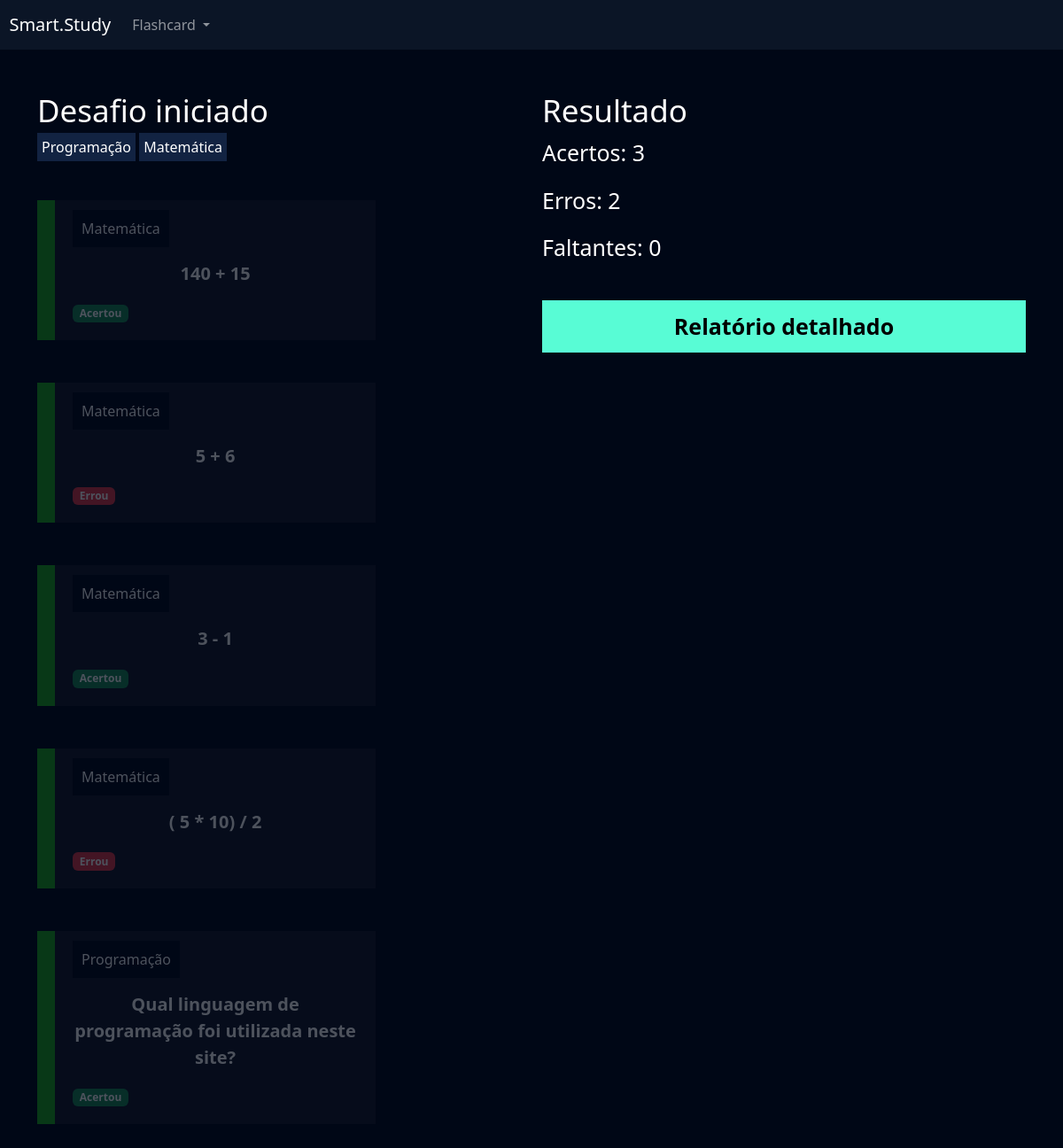
The page /flashcard/desafio/8/ (signed in) on the database its author committed.
### flashcard/models.py (models this page shows, shortened)
class FlashcardDesafio(models.Model):
    flashcard = models.ForeignKey(Flashcard, on_delete=models.DO_NOTHING)
    respondido = models.BooleanField(default=False)
    acertou = models.BooleanField(default=False)

class Flashcard(models.Model):
    DIFICULDADE_CHOICES = (('F', 'Fácil'), ('M', 'Médio'), ('D', 'Difícil'))
    user = models.ForeignKey(User, on_delete=models.DO_NOTHING)
    pergunta = models.CharField(max_length=100)
    resposta = models.TextField()
    categoria = models.ForeignKey(Categoria, on_delete=models.DO_NOTHING)
    dificuldade = models.CharField(max_length=1, choices=DIFICULDADE_CHOICES)
    @property
    def css_dificuldade(self):
        if self.dificuldade == 'F':
            return 'flashcard-facil'
        elif self.dificuldade == 'M':
            return 'flashcard-medio'
        elif self.dificuldade == 'D':
            return 'flashcard-dificil'

class Categoria(models.Model):
    nome = models.CharField(max_length=20)
    def __str__(self):
        return self.nome

### flashcard/views.py (the view)
# urls.py: path('desafio/<int:id>/', views.desafio, name='desafio'),
def desafio(request, id):
    desafio = Desafio.objects.get(id=id)
    if desafio.user != request.user:
        raise Http404()
    if request.method == 'GET':
        acertos = desafio.flashcards.filter(respondido=True).filter(acertou=True).count()
        erros = desafio.flashcards.filter(respondido=True).filter(acertou=False).count()
        faltantes = desafio.flashcards.filter(respondido=False).count()
        return render(request, 'desafio.html', { 'desafio': desafio, 'acertos': acertos, 'erros': erros, 'faltantes': faltantes},)

### flashcard/templates/desafio.html (shortened to what this page needs)
{% extends "base.html" %}
{% load static %}
{% block 'cabecalho' %}
    <link href="{% static 'usuarios/css/cadastro.css' %}" rel="stylesheet">
    <link href="{% static 'flashcard/css/novo_flashcard.css' %}" rel="stylesheet">
    <link href="{% static 'flashcard/css/iniciar_desafio.css' %}" rel="stylesheet">
    <link href="{% static 'flashcard/css/desafio.css' %}" rel="stylesheet">
    <link href='https://unpkg.com/boxicons@2.1.4/css/boxicons.min.css' rel='stylesheet'>
{% endblock 'cabecalho' %}
{% block 'conteudo' %}
    {% include "partials/header.html" %}
    <div class="container">
        <br><br>
        <div class="row">
            <div class="col-md">
                <h3 class="fonte-secundaria" >Desafio iniciado</h3>
                <span class="badge-categoria">Programação</span>
                <span class="badge-categoria" >Matemática</span>
                <br><br><br>
                {% for flash in desafio.flashcards.all %}
                    <div class="box-new-flashcard {% if flash.respondido %}op2{% endif %}">
                        <div class="flashcard {{flash.flashcard.css_dificuldade}}">
                            <div class="flashcard-categoria">
                                {{flash.flashcard.categoria}}
                            </div>
                            <br><br>
                            <div class="flashcard-box-item" onclick="flip_card({{flash.id}})">
                                <p class="flashcard-item">{{flash.flashcard.pergunta}}</p>
                            </div>
                            {% if flash.respondido != True %}
                                <div class="responder">
                                    <a href="{% url 'responder_flashcard' flash.id %}?acertou=0&desafio_id={{desafio.id}}"><i class='bx bxs-x-square icone-vermelho'></i></a>
                                    <a href="{% url 'responder_flashcard' flash.id %}?acertou=1&desafio_id={{desafio.id}}"><i class='bx bxs-check-square icone-verde' ></i></a>
                                </div>
                            {% else %}
                                {% if flash.acertou %}
                                    <span class="badge bg-success">Acertou</span>
                                {% else %}
                                    <span class="badge bg-danger">Errou</span>
                                {% endif %}
                            {% endif %}
                        </div>
                    </div>
                    <br><br>
                {% endfor %}
            </div>
            <div class="col-md">
                <h3 class="fonte-secundaria">Resultado</h3>
                <p class="fonte-p">Acertos: {{acertos}}</p>
                <p class="fonte-p">Erros: {{erros}}</p>
                <p class="fonte-p">Faltantes: {{faltantes}}</p>
                <br>
                <a class="btn-cadastro btn-desafio" href="{% url 'relatorio' desafio.id %}">Relatório detalhado</a>
            </div>
        </div>
    </div>
{% endblock 'conteudo' %}

### templates/static/geral/css/base.css (style rules this page uses)
:root { --main-color: #0b1526; --dark-color: #000716; --secondary-dark-color: rgb(15, 2, 26); --light-color: #00c1f3; --contrast-color: #f4c96b; --differential-color: #58fcd5; }
body { background-color: var(--dark-color) !important; color: white !important; }

### templates/static/usuarios/css/cadastro.css (style rules this page uses)
* { margin: 0; padding: 0; }
.btn-cadastro { padding: 10px; background-color: #58fcd5; border: none; border: 1px solid #58fcd5; font-size: 18px; font-weight: bold; padding-left: 25px; padding-right: 25px; }

### templates/static/flashcard/css/novo_flashcard.css (style rules this page uses)
.box-new-flashcard { width: 70%; margin: auto; }
.flashcard { background-color: rgba(255, 255, 255, .08); padding: 20px; }
.flashcard-box-item { text-align: center; }
.flashcard p { font-size: 20px; font-weight: bold; cursor: pointer; }
.flashcard-facil { border-left: 20px solid #1DAB1A; }
.flashcard-categoria { background-color: var(--dark-color); display: inline; padding: 10px; }

### templates/static/flashcard/css/iniciar_desafio.css (style rules this page uses)
.fonte-secundaria { font-size: 35px; }

### templates/static/flashcard/css/desafio.css (style rules this page uses)
.badge-categoria { padding: 5px; background-color: #122342; }
.box-new-flashcard { margin: 0; }
.op2 { opacity: .3; }
.fonte-p { font-size: 25px; }
.btn-desafio { width: 100% !important; color: black; text-decoration: none; display: block; text-align: center; font-size: 25px; }

### rows shown on the page
FlashcardDesafio: flashcard.categoria "Matemática", flashcard.pergunta "140 + 15", respondido "Acertou"
FlashcardDesafio: flashcard.categoria "Matemática", flashcard.pergunta "5 + 6", respondido "Errou"
FlashcardDesafio: flashcard.categoria "Matemática", flashcard.pergunta "3 - 1", respondido "Acertou"
FlashcardDesafio: flashcard.categoria "Matemática", flashcard.pergunta "( 5 * 10) / 2", respondido "Errou"
FlashcardDesafio: flashcard.categoria "Programação", flashcard.pergunta "Qual linguagem de programação foi utilizada neste site?", respondido "Acertou"

### other values the page prints
{{ acertos }} "3"
{{ erros }} "2"
{{ faltantes }} "0"
